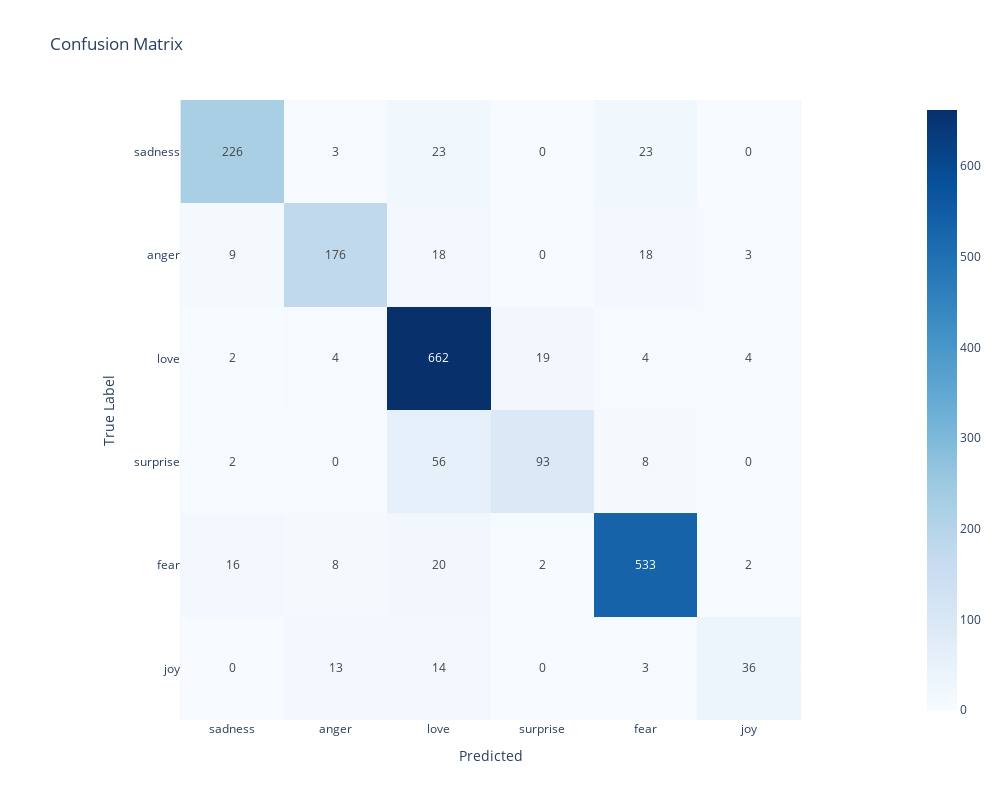

Notebook code cell kept with this figure:
### Markdown cell above
## 5 - SVC

### Code cell
model = Model(X_train, y_train, X_test, y_test, SVC(random_state = 42), TfidfVectorizer(), balancer=SMOTE(random_state=42))
model.fit()
y_pred = model.predict()
model.report(y_pred, class_labels)

### Figure 1 — Plotly figure (JSON) as saved in the notebook; plotly's stock layout.template omitted (floating-point values rounded to 4 significant figures)
{"data": [{"coloraxis": "coloraxis", "hovertemplate": "Predicted: %{x}<br>True Label: %{y}<br>color: %{z}<extra></extra>", "name": "0", "texttemplate": "%{z}", "type": "heatmap", "x": ["sadness", "anger", "love", "surprise", "fear", "joy"], "xaxis": "x", "y": ["sadness", "anger", "love", "surprise", "fear", "joy"], "yaxis": "y", "z": [[226, 3, 23, 0, 23, 0], [9, 176, 18, 0, 18, 3], [2, 4, 662, 19, 4, 4], [2, 0, 56, 93, 8, 0], [16, 8, 20, 2, 533, 2], [0, 13, 14, 0, 3, 36]]}], "layout": {"coloraxis": {"colorscale": [[0, "rgb(247,251,255)"], [0.125, "rgb(222,235,247)"], [0.25, "rgb(198,219,239)"], [0.375, "rgb(158,202,225)"], [0.5, "rgb(107,174,214)"], [0.625, "rgb(66,146,198)"], [0.75, "rgb(33,113,181)"], [0.875, "rgb(8,81,156)"], [1, "rgb(8,48,107)"]]}, "height": 800, "title": {"text": "Confusion Matrix"}, "width": 1000, "xaxis": {"anchor": "y", "constrain": "domain", "domain": [0, 1], "scaleanchor": "y", "title": {"text": "Predicted"}}, "yaxis": {"anchor": "x", "autorange": "reversed", "constrain": "domain", "domain": [0, 1], "title": {"text": "True Label"}}}}
